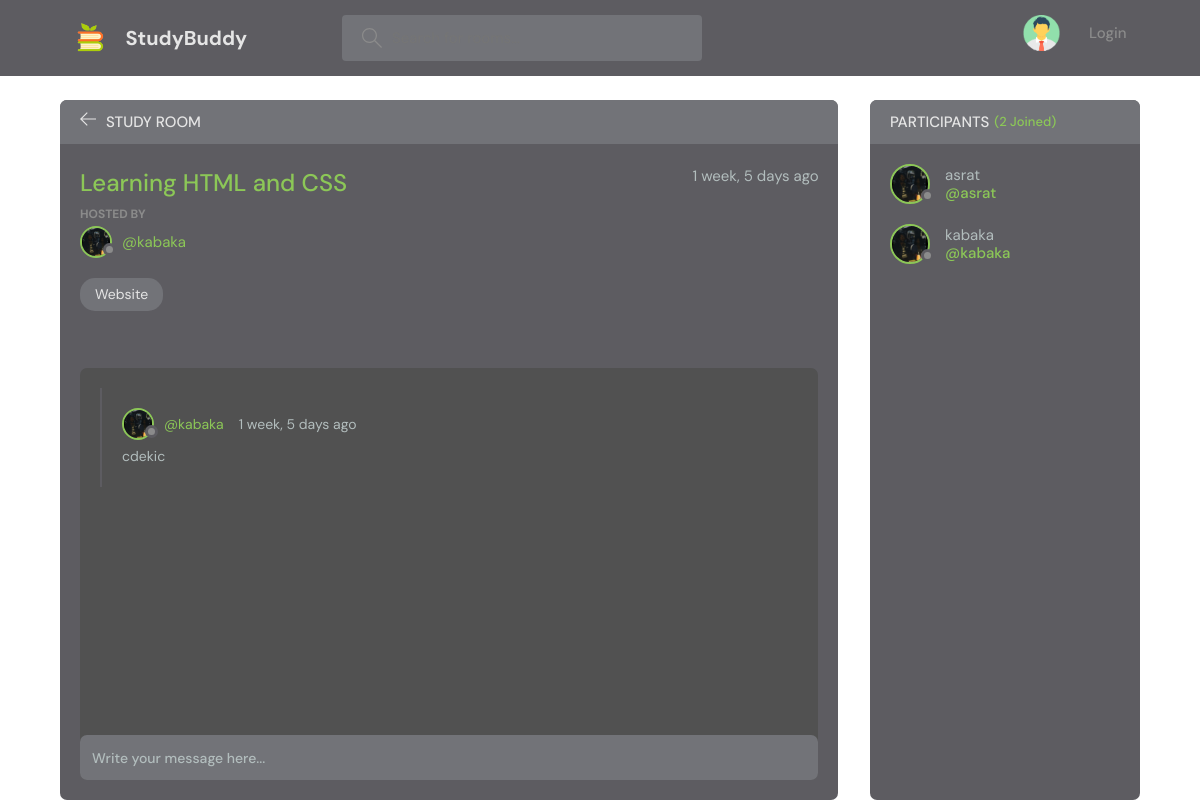
The page /room/23/ on the database its author committed.
### base/models.py (models this page shows, shortened)
class Room(models.Model):
    host = models.ForeignKey(User, on_delete=models.SET_NULL, null=True)
    topic = models.ForeignKey(Topic, on_delete=models.SET_NULL, null=True)
    participants = models.ManyToManyField(
        User, related_name='participants', blank=True)
    name = models.CharField(max_length=200)
    description = models.TextField(null=True, blank=True)
    updated = models.DateTimeField(auto_now=True)
    created = models.DateTimeField(auto_now_add=True)
    class Meta:
        ordering = ['-updated', '-created']

class Topic(models.Model):
    name = models.CharField(max_length=200)
    def __str__(self):
        return self.name

class Message(models.Model):
    user = models.ForeignKey(User, on_delete=models.CASCADE)
    room = models.ForeignKey(Room, on_delete=models.CASCADE)
    body = models.TextField()
    updated = models.DateTimeField(auto_now=True)
    created = models.DateTimeField(auto_now_add=True)
    class Meta:
        ordering = ['-updated', '-created']

### base/views.py (the view, shortened to what this page needs)
# urls.py: path('room/<str:pk>/', views.room, name='room'),
def room(request, pk):
    room = Room.objects.get(id=pk)
    room_messages = room.message_set.all()
    participants = room.participants.all()
    context = {'room': room, 'room_messages': room_messages,
               'participants': participants}
    return render(request, 'base/room.html', context)

### base/templates/base/room.html (shortened to what this page needs)
{% extends 'main.html' %}
{% block content %}
    <main class="profile-page layout layout--2">
      <div class="container">
        <div class="room">
          <div class="room__top">
            <div class="room__topLeft">
              <a href="{% url 'home' %}">
                <svg version="1.1" xmlns="http://www.w3.org/2000/svg" width="32" height="32" viewBox="0 0 32 32">
                  <title>arrow-left</title>
                  <path
                    d="M13.723 2.286l-13.723 13.714 13.719 13.714 1.616-1.611-10.96-10.96h27.625v-2.286h-27.625l10.965-10.965-1.616-1.607z"
                  ></path>
                </svg>
              </a>
              <h3>Study Room</h3>
            </div>
          </div>
          <div class="room__box scroll">
            <div class="room__header scroll">
              <div class="room__info">
                <h3>{{room.name}}</h3>
                <span>{{room.created|timesince}} ago</span>
              </div>
              <div class="room__hosted">
                <p>Hosted By</p>
                <a href="{% url 'user-profile' room.host.id %}" class="room__author">
                  <div class="avatar avatar--small">
                    <img src="../../../static/images/user1.jpg" />
                  </div>
                  <span>@{{room.host.username}}</span>
                </a>
              </div>
              <span class="room__topics">{{room.topic}}</span>
            </div>
            <div class="room__conversation">
              <div class="threads scroll">
                {% for message in room_messages %}
                <div class="thread">
                  <div class="thread__top">
                    <div class="thread__author">
                      <a href="{% url 'user-profile' message.user.id %}" class="thread__authorInfo">
                        <div class="avatar avatar--small">
                          <img src="../../../static/images/user1.jpg" />
                        </div>
                        <span>@{{message.user.username}}</span>
                      </a>
                      <span class="thread__date">{{message.created|timesince}} ago</span>
                    </div>
                  </div>
                  <div class="thread__details">
                    {{message.body}}
                  </div>
                </div>
                {% endfor %}
              </div>
            </div>
          </div>
          <div class="room__message">
            <form action="" method="POST">
              <input name="body" placeholder="Write your message here..." />
            </form>
            </div>
        </div>
        <div class="participants">
          <h3 class="participants__top">Participants <span>({{participants.count}} Joined)</span></h3>
          <div class="participants__list scroll">
            {% for user in participants %}
            <a href="{% url 'user-profile' user.id %}" class="participant">
              <div class="avatar avatar--medium">
                <img src="../../../static/images/user1.jpg" />
              </div>
              <p>
                {{user.username}}
                <span>@{{user.username}}</span>
              </p>
            </a>
            {% endfor %}
          </div>
        </div>
      </div>
    </main>
{% endblock content %}

### rows shown on the page
Room: name "Learning HTML and CSS", created "1 week, 5 days", host.username "kabaka", topic "Website"
Message: user.username "kabaka", created "1 week, 5 days", body "cdekic"

### other values the page prints
{{ participants.count }} "2"
{{ user.username }} "asrat"
{{ user.username }} "kabaka"
